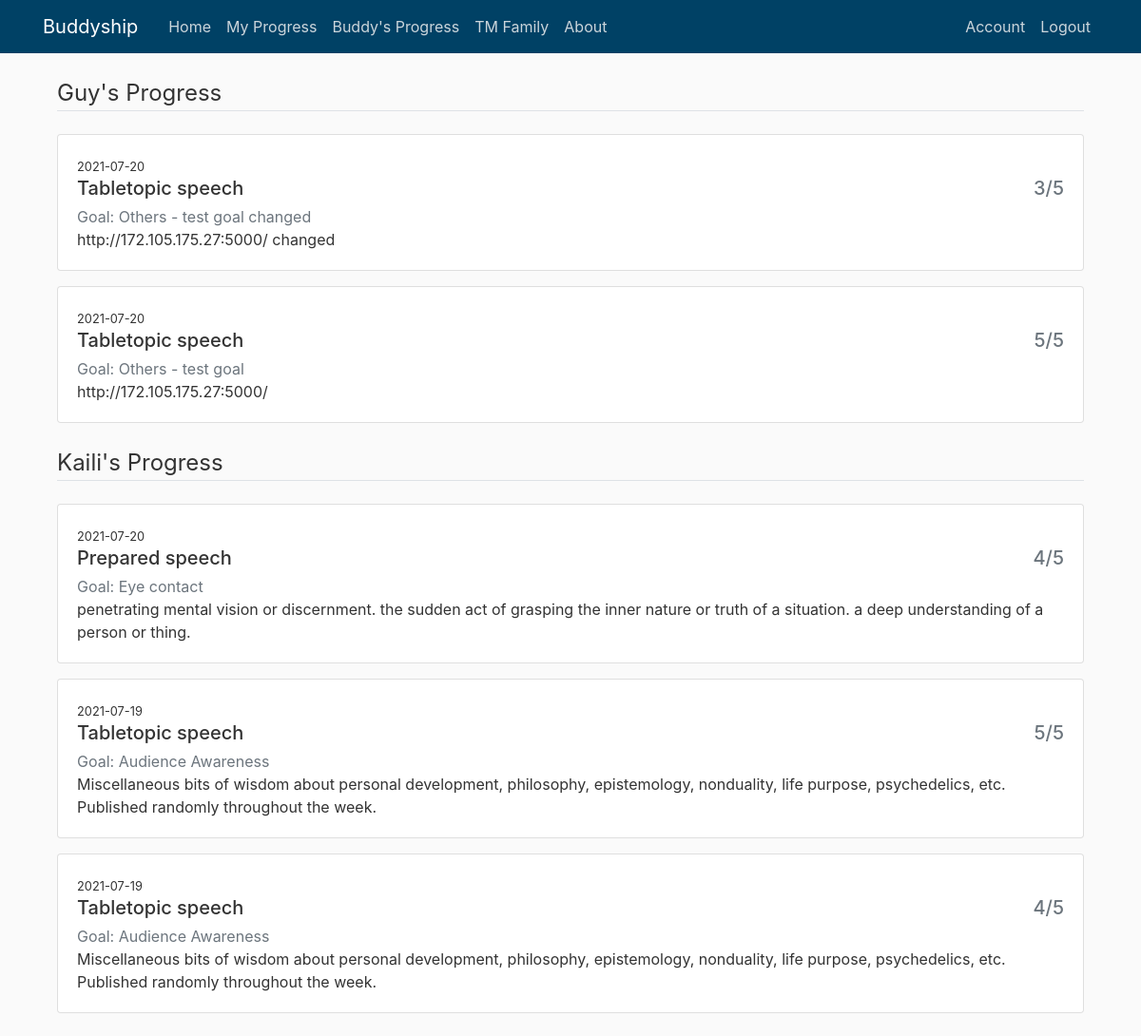
/buddy_progress (signed in), run on an earlier commit of the app's database.
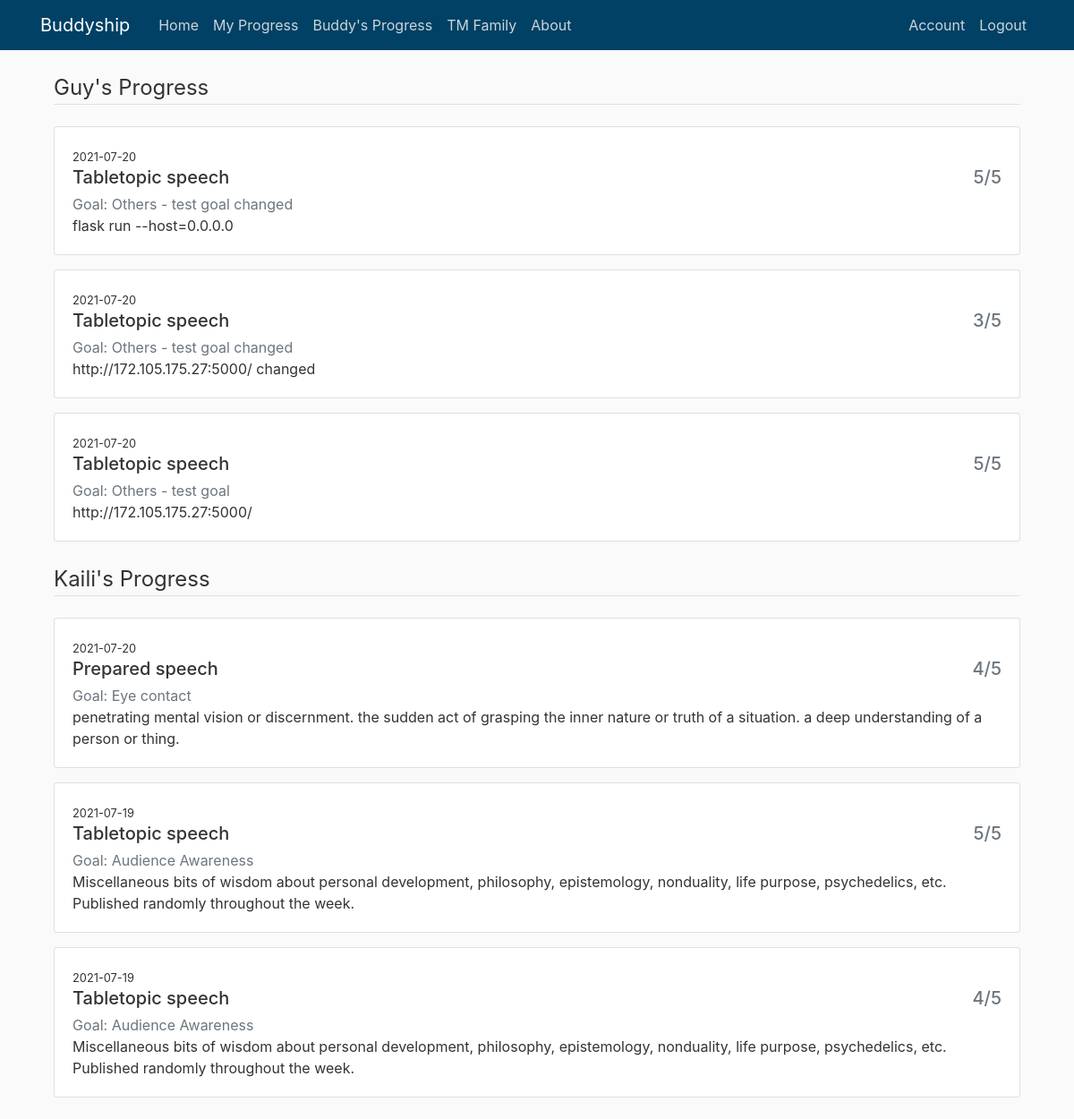
And on a later commit of the database.
### buddyship/models.py (models this page shows)
class Buddy(db.Model):
    id = db.Column(db.Integer, primary_key=True)
    buddy_name = db.Column(db.String(100), nullable=False)
    buddy_count = db.Column(db.Integer, default=1)
    start_date = db.Column(db.DateTime, default=func.now())
    end_date = db.Column(db.DateTime)
    user_id = db.Column(db.Integer, db.ForeignKey('user.id'), nullable=False)
    buddy_progresses = db.relationship(
        'Progress', backref='receiver', lazy=True)

class Progress(db.Model):
    id = db.Column(db.Integer, primary_key=True)
    buddy_role = db.Column(db.String(150))
    buddy_score = db.Column(db.String(150))
    buddy_comment = db.Column(db.String(1500))
    date = db.Column(db.DateTime, default=func.now())
    buddy_goal = db.Column(db.String(150))
    user_id = db.Column(db.Integer, db.ForeignKey('user.id'))
    buddy_id = db.Column(db.Integer, db.ForeignKey('buddy.id'))

### buddyship/progresses/routes.py (the view)
@progresses.route('/buddy_progress', methods=['GET'])
@login_required
def buddy_progress():
    if current_user.current_buddy == None:
        flash('Please set up your buddy and your goal first. ', 'danger')
        return redirect(url_for('users.set_up'))
    else:
        return render_template("buddy_progress.html", title='Buddy\'s Progress', user=current_user)

### buddyship/models.py (called while the page is built)
@login_manager.user_loader
def load_user(user_id):
    return User.query.get(int(user_id))

### buddyship/templates/buddy_progress.html
{% extends "layout.html" %}
{% block content %}
<div class="content-section mb-4">
    {% for buddy in user.buddies|reverse %}
    <legend class="border-bottom my-4">{{ buddy.buddy_name }}'s Progress</legend>
    {% for progress in user.record_progresses|reverse %}
    {% if progress.buddy_id == buddy.id %}
    <div class="card mb-3">
        <div class="card-body">
            <small>{{ progress.date.date() }}</small>
            <h5 class="card-title row align-items-start">
                <div class="col">{{ progress.buddy_role }}</div>
                <div class="col text-right text-muted">{{ progress.buddy_score[0] }}/5</div>
            </h5>
            <p class="card-subtitle text-muted">Goal: {{ progress.buddy_goal }}</p>
            <p class="card-text">{{ progress.buddy_comment }}</p>
        </div>
    </div>
    {% endif %}
    {% endfor %}
    {% endfor %}
</div>
{% endblock content %}

### buddyship/templates/layout.html (shortened to what this page needs)
<!DOCTYPE html>
<html>
<head>
  <link rel="stylesheet" href="https://maxcdn.bootstrapcdn.com/bootstrap/4.0.0/css/bootstrap.min.css"
>
  <link rel="stylesheet" type="text/css" href="{{ url_for('static', filename='main.css') }}">
</head>
<body>
  <header class="site-header">
    <nav class="navbar navbar-expand-md navbar-dark bg-steel fixed-top">
      <div class="container">
        <a class="navbar-brand mr-4" href="/">Buddyship</a>
        <div class="collapse navbar-collapse" id="navbarToggle">
          <div class="navbar-nav mr-auto">
            <a class="nav-item nav-link" href="{{ url_for('main.home') }}">Home</a>
            <a class="nav-item nav-link" href="{{ url_for('progresses.my_progress') }}">My Progress</a>
            <a class="nav-item nav-link" href="{{ url_for('progresses.buddy_progress') }}">Buddy's Progress</a>
            <a class="nav-item nav-link" href="{{ url_for('main.tm_fam') }}">TM Family</a>
            <a class="nav-item nav-link" href="{{ url_for('main.about') }}">About</a>
          </div>
          <div class="navbar-nav">
            {% if current_user.is_authenticated %}
            {% if current_user.if_admin == True %}
            <a class="nav-item nav-link" href="{{ url_for('users.account') }}">Account</a>
            <a class="nav-item nav-link" href="{{ url_for('admin.index') }}">Admin</a>
            <a class="nav-item nav-link" href="{{ url_for('auth.logout') }}">Logout</a>
            {% else %}
            <a class="nav-item nav-link" href="{{ url_for('users.account') }}">Account</a>
            <a class="nav-item nav-link" href="{{ url_for('auth.logout') }}">Logout</a>
            {% endif %}
            {% else %}
            <a class="nav-item nav-link" href="{{ url_for('auth.login') }}">Login</a>
            <a class="nav-item nav-link" href="{{ url_for('auth.register') }}">Register</a>
            {% endif %}
          </div>
        </div>
      </div>
    </nav>
  </header>
  <main role="main" class="container">
    <div class="container">
      {% block content %}{% endblock %}
    </div>
  </main>
</body>
</html>

### buddyship/static/main.css (style rules this page uses)
body { background: #fafafa; color: #333333; margin-top: 5rem; }
.bg-steel { background-color: #004165; }
.site-header .navbar-nav .nav-link { color: #cbd5db; }

What changed in the data, as far as the page shows it:
added Progress: date "2021-07-20", buddy_role "Tabletopic speech", buddy_score "5", buddy_goal "Others - test goal changed", buddy_comment "flask run --host=0.0.0.0", shown under Buddy "Guy"
